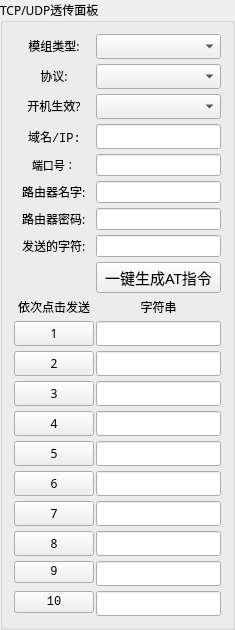
        <widget class="QGroupBox" name="groupBox_TCP_UDP">
         <property name="sizePolicy">
          <sizepolicy hsizetype="Expanding" vsizetype="Expanding">
           <horstretch>0</horstretch>
           <verstretch>0</verstretch>
          </sizepolicy>
         </property>
         <property name="font">
          <font>
           <family>微软雅黑</family>
           <weight>50</weight>
           <bold>false</bold>
          </font>
         </property>
         <property name="contextMenuPolicy">
          <enum>Qt::PreventContextMenu</enum>
         </property>
         <property name="layoutDirection">
          <enum>Qt::LeftToRight</enum>
         </property>
         <property name="title">
          <string>TCP/UDP透传面板</string>
         </property>
         <layout class="QVBoxLayout" name="verticalLayout_7">
          <item>
           <layout class="QFormLayout" name="formLayout_3">
            <property name="sizeConstraint">
             <enum>QLayout::SetDefaultConstraint</enum>
            </property>
            <property name="rowWrapPolicy">
             <enum>QFormLayout::WrapLongRows</enum>
            </property>
            <property name="labelAlignment">
             <set>Qt::AlignCenter</set>
            </property>
            <property name="horizontalSpacing">
             <number>2</number>
            </property>
            <property name="verticalSpacing">
             <number>5</number>
            </property>
            <item row="0" column="0">
             <widget class="QLabel" name="label_20">
              <property name="font">
               <font>
                <family>微软雅黑</family>
                <weight>50</weight>
                <bold>false</bold>
               </font>
              </property>
              <property name="layoutDirection">
               <enum>Qt::LeftToRight</enum>
              </property>
              <property name="text">
               <string>&lt;html&gt;&lt;head/&gt;&lt;body&gt;&lt;p align=&quot;center&quot;&gt;模组类型:&lt;/p&gt;&lt;/body&gt;&lt;/html&gt;</string>
              </property>
              <property name="textFormat">
               <enum>Qt::AutoText</enum>
              </property>
             </widget>
            </item>
            <item row="1" column="0">
             <widget class="QLabel" name="label_31">
              <property name="font">
               <font>
                <family>微软雅黑</family>
                <weight>50</weight>
                <bold>false</bold>
               </font>
              </property>
              <property name="layoutDirection">
               <enum>Qt::LeftToRight</enum>
              </property>
              <property name="text">
               <string>&lt;html&gt;&lt;head/&gt;&lt;body&gt;&lt;p align=&quot;center&quot;&gt;协议:&lt;/p&gt;&lt;/body&gt;&lt;/html&gt;</string>
              </property>
              <property name="textFormat">
               <enum>Qt::AutoText</enum>
              </property>
             </widget>
            </item>
            <item row="1" column="1">
             <widget class="QComboBox" name="cb_protocol_tcp_udp"/>
            </item>
            <item row="3" column="0">
             <widget class="QLabel" name="label_21">
              <property name="font">
               <font>
                <family>Consolas</family>
                <weight>50</weight>
                <bold>false</bold>
               </font>
              </property>
              <property name="text">
               <string>域名/IP:</string>
              </property>
             </widget>
            </item>
            <item row="3" column="1">
             <widget class="QLineEdit" name="ed_tcp_udp_broker"/>
            </item>
            <item row="4" column="0">
             <widget class="QLabel" name="label_22">
              <property name="font">
               <font>
                <family>Consolas</family>
                <pointsize>8</pointsize>
                <weight>50</weight>
                <bold>false</bold>
               </font>
              </property>
              <property name="text">
               <string>端口号：</string>
              </property>
             </widget>
            </item>
            <item row="4" column="1">
             <widget class="QLineEdit" name="ed_tcp_udp_port">
              <property name="font">
               <font>
                <family>Consolas</family>
                <weight>50</weight>
                <bold>false</bold>
               </font>
              </property>
              <property name="text">
               <string/>
              </property>
             </widget>
            </item>
            <item row="5" column="0">
             <widget class="QLabel" name="label_26">
              <property name="font">
               <font>
                <family>微软雅黑</family>
                <pointsize>9</pointsize>
                <weight>50</weight>
                <bold>false</bold>
               </font>
              </property>
              <property name="text">
               <string>路由器名字:</string>
              </property>
             </widget>
            </item>
            <item row="5" column="1">
             <widget class="QLineEdit" name="ed_tcp_udp_ssid">
              <property name="font">
               <font>
                <family>Consolas</family>
                <weight>50</weight>
                <bold>false</bold>
               </font>
              </property>
              <property name="text">
               <string/>
              </property>
             </widget>
            </item>
            <item row="6" column="0">
             <widget class="QLabel" name="label_27">
              <property name="font">
               <font>
                <family>微软雅黑</family>
                <weight>50</weight>
                <bold>false</bold>
               </font>
              </property>
              <property name="text">
               <string>路由器密码:</string>
              </property>
             </widget>
            </item>
            <item row="6" column="1">
             <widget class="QLineEdit" name="ed_tcp_udp_password">
              <property name="font">
               <font>
                <family>Consolas</family>
                <weight>50</weight>
                <bold>false</bold>
               </font>
              </property>
              <property name="text">
               <string/>
              </property>
             </widget>
            </item>
            <item row="7" column="0">
             <widget class="QLabel" name="label_32">
              <property name="font">
               <font>
                <family>微软雅黑</family>
                <weight>50</weight>
                <bold>false</bold>
               </font>
              </property>
              <property name="text">
               <string>发送的字符:</string>
              </property>
             </widget>
            </item>
            <item row="7" column="1">
             <widget class="QLineEdit" name="ed_tcp_udp_content">
              <property name="font">
               <font>
                <family>Consolas</family>
                <weight>50</weight>
                <bold>false</bold>
               </font>
              </property>
              <property name="text">
               <string/>
              </property>
             </widget>
            </item>
            <item row="8" column="0">
             <widget class="QLabel" name="label_28">
              <property name="text">
               <string/>
              </property>
             </widget>
            </item>
            <item row="8" column="1">
             <widget class="QPushButton" name="bt_tcp_udp_create">
              <property name="sizePolicy">
               <sizepolicy hsizetype="Expanding" vsizetype="Fixed">
                <horstretch>0</horstretch>
                <verstretch>0</verstretch>
               </sizepolicy>
              </property>
              <property name="minimumSize">
               <size>
                <width>0</width>
                <height>23</height>
               </size>
              </property>
              <property name="font">
               <font>
                <family>微软雅黑</family>
                <pointsize>11</pointsize>
                <weight>50</weight>
                <italic>false</italic>
                <bold>false</bold>
               </font>
              </property>
              <property name="layoutDirection">
               <enum>Qt::LeftToRight</enum>
              </property>
              <property name="styleSheet">
               <string notr="true">border-color: rgb(85, 170, 255);
font: 11pt ;</string>
              </property>
              <property name="text">
               <string>一键生成AT指令</string>
              </property>
             </widget>
            </item>
            <item row="9" column="0">
             <widget class="QLabel" name="label_29">
              <property name="font">
               <font>
                <family>微软雅黑</family>
                <pointsize>9</pointsize>
                <weight>50</weight>
                <bold>false</bold>
               </font>
              </property>
              <property name="text">
               <string>依次点击发送</string>
              </property>
             </widget>
            </item>
            <item row="9" column="1">
             <widget class="QLabel" name="label_30">
              <property name="font">
               <font>
                <family>微软雅黑</family>
                <weight>50</weight>
                <bold>false</bold>
               </font>
              </property>
              <property name="text">
               <string>字符串</string>
              </property>
              <property name="alignment">
               <set>Qt::AlignCenter</set>
              </property>
             </widget>
            </item>
            <item row="10" column="0">
             <widget class="QPushButton" name="bt_tcp_udp_send_1">
              <property name="font">
               <font>
                <family>微软雅黑</family>
                <pointsize>9</pointsize>
                <weight>50</weight>
                <bold>false</bold>
               </font>
              </property>
              <property name="text">
               <string>1</string>
              </property>
             </widget>
            </item>
            <item row="10" column="1">
             <widget class="QLineEdit" name="ed_tcp_udp_set_1">
              <property name="sizePolicy">
               <sizepolicy hsizetype="Expanding" vsizetype="Minimum">
                <horstretch>0</horstretch>
                <verstretch>0</verstretch>
               </sizepolicy>
              </property>
              <property name="font">
               <font>
                <family>Consolas</family>
                <pointsize>9</pointsize>
                <weight>50</weight>
                <bold>false</bold>
               </font>
              </property>
              <property name="layoutDirection">
               <enum>Qt::LeftToRight</enum>
              </property>
              <property name="alignment">
               <set>Qt::AlignLeading|Qt::AlignLeft|Qt::AlignVCenter</set>
              </property>
             </widget>
            </item>
            <item row="11" column="0">
             <widget class="QPushButton" name="bt_tcp_udp_send_2">
              <property name="font">
               <font>
                <family>微软雅黑</family>
                <pointsize>9</pointsize>
                <weight>50</weight>
                <bold>false</bold>
               </font>
              </property>
              <property name="text">
               <string>2</string>
              </property>
             </widget>
            </item>
            <item row="11" column="1">
             <widget class="QLineEdit" name="ed_tcp_udp_set_2">
              <property name="sizePolicy">
               <sizepolicy hsizetype="Expanding" vsizetype="Minimum">
                <horstretch>0</horstretch>
                <verstretch>0</verstretch>
               </sizepolicy>
              </property>
              <property name="font">
               <font>
                <family>Consolas</family>
                <pointsize>9</pointsize>
                <weight>50</weight>
                <bold>false</bold>
               </font>
              </property>
              <property name="layoutDirection">
               <enum>Qt::LeftToRight</enum>
              </property>
              <property name="alignment">
               <set>Qt::AlignLeading|Qt::AlignLeft|Qt::AlignVCenter</set>
              </property>
             </widget>
            </item>
            <item row="12" column="0">
             <widget class="QPushButton" name="bt_tcp_udp_send_3">
              <property name="font">
               <font>
                <family>微软雅黑</family>
                <pointsize>9</pointsize>
                <weight>50</weight>
                <bold>false</bold>
               </font>
              </property>
              <property name="text">
               <string>3</string>
              </property>
             </widget>
            </item>
            <item row="12" column="1">
             <widget class="QLineEdit" name="ed_tcp_udp_set_3">
              <property name="sizePolicy">
               <sizepolicy hsizetype="Expanding" vsizetype="Minimum">
                <horstretch>0</horstretch>
                <verstretch>0</verstretch>
               </sizepolicy>
              </property>
              <property name="font">
               <font>
                <family>Consolas</family>
                <pointsize>9</pointsize>
                <weight>50</weight>
                <bold>false</bold>
               </font>
              </property>
              <property name="layoutDirection">
               <enum>Qt::LeftToRight</enum>
              </property>
              <property name="alignment">
               <set>Qt::AlignLeading|Qt::AlignLeft|Qt::AlignVCenter</set>
              </property>
             </widget>
            </item>
            <item row="13" column="0">
             <widget class="QPushButton" name="bt_tcp_udp_send_4">
              <property name="font">
               <font>
                <family>微软雅黑</family>
                <pointsize>9</pointsize>
                <weight>50</weight>
                <bold>false</bold>
               </font>
              </property>
              <property name="text">
               <string>4</string>
              </property>
             </widget>
            </item>
            <item row="13" column="1">
             <widget class="QLineEdit" name="ed_tcp_udp_set_4">
              <property name="sizePolicy">
               <sizepolicy hsizetype="Expanding" vsizetype="Minimum">
                <horstretch>0</horstretch>
                <verstretch>0</verstretch>
               </sizepolicy>
              </property>
              <property name="font">
               <font>
                <family>Consolas</family>
                <pointsize>9</pointsize>
                <weight>50</weight>
                <bold>false</bold>
               </font>
              </property>
              <property name="layoutDirection">
               <enum>Qt::LeftToRight</enum>
              </property>
              <property name="alignment">
               <set>Qt::AlignLeading|Qt::AlignLeft|Qt::AlignVCenter</set>
              </property>
             </widget>
            </item>
            <item row="14" column="0">
             <widget class="QPushButton" name="bt_tcp_udp_send_5">
              <property name="font">
               <font>
                <family>微软雅黑</family>
                <pointsize>9</pointsize>
                <weight>50</weight>
                <bold>false</bold>
               </font>
              </property>
              <property name="text">
               <string>5</string>
              </property>
             </widget>
            </item>
            <item row="14" column="1">
             <widget class="QLineEdit" name="ed_tcp_udp_set_5">
              <property name="sizePolicy">
               <sizepolicy hsizetype="Expanding" vsizetype="Minimum">
                <horstretch>0</horstretch>
                <verstretch>0</verstretch>
               </sizepolicy>
              </property>
              <property name="font">
               <font>
                <family>Consolas</family>
                <pointsize>9</pointsize>
                <weight>50</weight>
                <bold>false</bold>
               </font>
              </property>
              <property name="layoutDirection">
               <enum>Qt::LeftToRight</enum>
              </property>
              <property name="alignment">
               <set>Qt::AlignLeading|Qt::AlignLeft|Qt::AlignVCenter</set>
              </property>
             </widget>
            </item>
            <item row="15" column="0">
             <widget class="QPushButton" name="bt_tcp_udp_send_6">
              <property name="font">
               <font>
                <family>微软雅黑</family>
                <pointsize>9</pointsize>
                <weight>50</weight>
                <bold>false</bold>
               </font>
              </property>
              <property name="text">
               <string>6</string>
              </property>
             </widget>
            </item>
            <item row="15" column="1">
             <widget class="QLineEdit" name="ed_tcp_udp_set_6">
              <property name="sizePolicy">
               <sizepolicy hsizetype="Expanding" vsizetype="Minimum">
                <horstretch>0</horstretch>
                <verstretch>0</verstretch>
               </sizepolicy>
              </property>
              <property name="font">
               <font>
                <family>Consolas</family>
                <pointsize>9</pointsize>
                <weight>50</weight>
                <bold>false</bold>
               </font>
              </property>
              <property name="layoutDirection">
               <enum>Qt::LeftToRight</enum>
              </property>
              <property name="alignment">
               <set>Qt::AlignLeading|Qt::AlignLeft|Qt::AlignVCenter</set>
              </property>
             </widget>
            </item>
            <item row="16" column="0">
             <widget class="QPushButton" name="bt_tcp_udp_send_7">
              <property name="font">
               <font>
                <family>微软雅黑</family>
                <pointsize>9</pointsize>
                <weight>50</weight>
                <bold>false</bold>
               </font>
              </property>
              <property name="text">
               <string>7</string>
              </property>
             </widget>
            </item>
            <item row="16" column="1">
             <widget class="QLineEdit" name="ed_tcp_udp_set_7">
              <property name="sizePolicy">
               <sizepolicy hsizetype="Expanding" vsizetype="Minimum">
                <horstretch>0</horstretch>
                <verstretch>0</verstretch>
               </sizepolicy>
              </property>
              <property name="font">
               <font>
                <family>Consolas</family>
                <pointsize>9</pointsize>
                <weight>50</weight>
                <bold>false</bold>
               </font>
              </property>
              <property name="layoutDirection">
               <enum>Qt::LeftToRight</enum>
              </property>
              <property name="alignment">
               <set>Qt::AlignLeading|Qt::AlignLeft|Qt::AlignVCenter</set>
              </property>
             </widget>
            </item>
            <item row="17" column="0">
             <widget class="QPushButton" name="bt_tcp_udp_send_8">
              <property name="font">
               <font>
                <family>微软雅黑</family>
                <pointsize>9</pointsize>
                <weight>50</weight>
                <bold>false</bold>
               </font>
              </property>
              <property name="text">
               <string>8</string>
              </property>
             </widget>
            </item>
            <item row="17" column="1">
             <widget class="QLineEdit" name="ed_tcp_udp_set_8">
              <property name="sizePolicy">
               <sizepolicy hsizetype="Expanding" vsizetype="Minimum">
                <horstretch>0</horstretch>
                <verstretch>0</verstretch>
               </sizepolicy>
              </property>
              <property name="font">
               <font>
                <family>Consolas</family>
                <pointsize>9</pointsize>
                <weight>50</weight>
                <bold>false</bold>
               </font>
              </property>
              <property name="layoutDirection">
               <enum>Qt::LeftToRight</enum>
              </property>
              <property name="alignment">
               <set>Qt::AlignLeading|Qt::AlignLeft|Qt::AlignVCenter</set>
              </property>
             </widget>
            </item>
            <item row="18" column="0">
             <widget class="QPushButton" name="bt_tcp_udp_send_9">
              <property name="font">
               <font>
                <family>Consolas</family>
                <weight>50</weight>
                <bold>false</bold>
               </font>
              </property>
              <property name="text">
               <string>9</string>
              </property>
             </widget>
            </item>
            <item row="18" column="1">
             <widget class="QLineEdit" name="ed_tcp_udp_set_9">
              <property name="sizePolicy">
               <sizepolicy hsizetype="Expanding" vsizetype="Minimum">
                <horstretch>0</horstretch>
                <verstretch>0</verstretch>
               </sizepolicy>
              </property>
             </widget>
            </item>
            <item row="19" column="0">
             <widget class="QPushButton" name="bt_tcp_udp_send_10">
              <property name="font">
               <font>
                <family>Consolas</family>
                <weight>50</weight>
                <bold>false</bold>
               </font>
              </property>
              <property name="text">
               <string>10</string>
              </property>
             </widget>
            </item>
            <item row="19" column="1">
             <widget class="QLineEdit" name="ed_tcp_udp_set_10">
              <property name="sizePolicy">
               <sizepolicy hsizetype="Expanding" vsizetype="Minimum">
                <horstretch>0</horstretch>
                <verstretch>0</verstretch>
               </sizepolicy>
              </property>
             </widget>
            </item>
            <item row="2" column="0">
             <widget class="QLabel" name="label_33">
              <property name="font">
               <font>
                <family>微软雅黑</family>
                <weight>50</weight>
                <bold>false</bold>
               </font>
              </property>
              <property name="layoutDirection">
               <enum>Qt::LeftToRight</enum>
              </property>
              <property name="text">
               <string>&lt;html&gt;&lt;head/&gt;&lt;body&gt;&lt;p align=&quot;center&quot;&gt;开机生效?&lt;/p&gt;&lt;/body&gt;&lt;/html&gt;</string>
              </property>
              <property name="textFormat">
               <enum>Qt::AutoText</enum>
              </property>
             </widget>
            </item>
            <item row="2" column="1">
             <widget class="QComboBox" name="cb_protocol_tcp_udp_boot"/>
            </item>
            <item row="0" column="1">
             <widget class="QComboBox" name="cb_module_type_tcp_udp"/>
            </item>
           </layout>
          </item>
         </layout>
        </widget>
